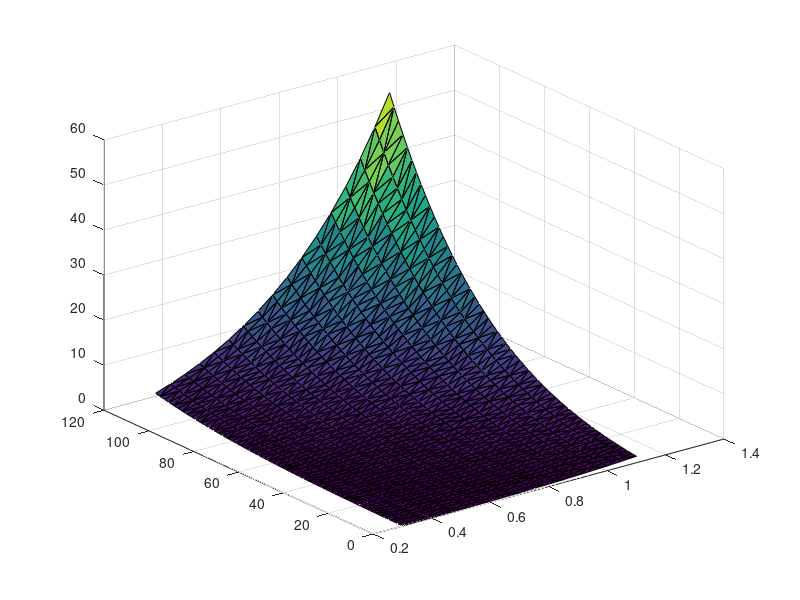

MATLAB code to generate this figure:
clear all;

SF_STD = 6.0;
gate_count = 68215;
sram.ps_a = -614.9807;       
sram.ps_b = 3528.4329;

vdd_range = 0.3:0.05:1.1;
temp_range = 0:2:110;
vdd_index = 0;
P_s_x = [];
P_s_y = [];
P_s_z = [];
for vdd = vdd_range
    vdd_index = vdd_index + 1;
    tmpr_index = 0;
    for tmpr = temp_range
        tmpr_index = tmpr_index + 1;
        P_s(vdd_index, tmpr_index) = SF_STD * gate_count * vdd * ...
            (2.48325558 + 2.26321378 + 2.6529006) / 3.0 * 1e-8 * ...
            (tmpr + 273) * (tmpr + 273) * exp(-(sram.ps_a * vdd + ...
            sram.ps_b) / (tmpr + 273));
        P_s_1 = SF_STD * gate_count * vdd * ...
            (2.48325558 + 2.26321378 + 2.6529006) / 3.0 * 1e-8 * ...
            (tmpr + 273) * (tmpr + 273) * exp(-(sram.ps_a * vdd + ...
            sram.ps_b) / (tmpr + 273));
        
        P_s_x = [P_s_x vdd];
        P_s_y = [P_s_y tmpr];
        P_s_z = [P_s_z P_s_1];
        
        x_s(vdd_index, tmpr_index) = vdd;
        y_s(vdd_index, tmpr_index) = tmpr;
    end
end

tri = delaunay(P_s_x, P_s_y,{'Qt','Qbb','Qc','Qz'});
trisurf(tri, P_s_x, P_s_y, P_s_z*60)

fid = fopen('leakage_surf_values.dat','w');
for i = 1:size(tri,1)
    fprintf(fid,'%f %f %f\n', P_s_x(tri(i,1)), P_s_y(tri(i,1)), ...
        P_s_z(tri(i,1))*60);
    fprintf(fid,'%f %f %f\n', P_s_x(tri(i,2)), P_s_y(tri(i,2)), ...
        P_s_z(tri(i,2))*60);
    fprintf(fid,'%f %f %f\n\n', P_s_x(tri(i,3)), P_s_y(tri(i,3)), ...
        P_s_z(tri(i,3))*60);
end
fclose(fid);

P_s;
